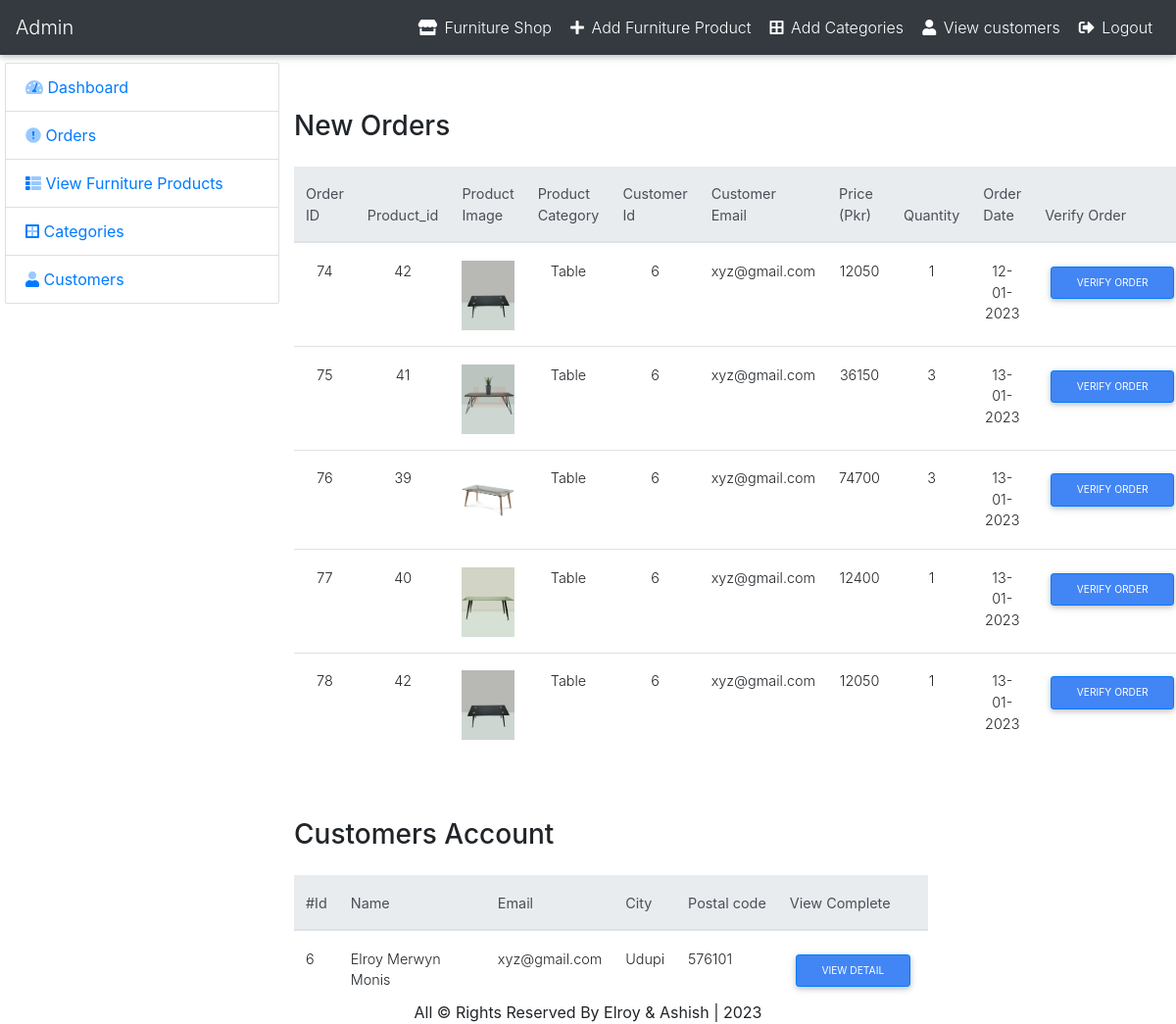
Screenshot of /admin/index.php (signed in) with the database file from the repository.
### tables this page shows
CREATE TABLE `customer_order` (
  `order_id` int NOT NULL,
  `customer_id` int NOT NULL,
  `customer_email` varchar(100) NOT NULL,
  `customer_fullname` varchar(100) NOT NULL,
  `customer_address` varchar(225) NOT NULL,
  `customer_city` varchar(50) NOT NULL,
  `customer_pcode` int NOT NULL,
  `customer_phonenumber` varchar(100) NOT NULL,
  `product_id` int NOT NULL,
  `product_amount` int NOT NULL,
  `products_qty` int NOT NULL,
  `order_date` varchar(100) NOT NULL
);

CREATE TABLE `furniture_product` (
  `pid` int NOT NULL,
  `title` varchar(80) NOT NULL,
  `category` int NOT NULL,
  `detail` text NOT NULL,
  `price` int NOT NULL,
  `size` varchar(40) NOT NULL,
  `image` varchar(200) NOT NULL,
  `date` varchar(100) NOT NULL,
  `status` varchar(50) NOT NULL
);

CREATE TABLE `categories` (
  `id` int NOT NULL,
  `category` varchar(100) NOT NULL,
  `fontawesome-icon` varchar(25) NOT NULL
);

CREATE TABLE `customer` (
  `cust_id` int NOT NULL,
  `cust_name` varchar(100) NOT NULL,
  `cust_email` varchar(100) NOT NULL,
  `cust_pass` varchar(100) NOT NULL,
  `cust_add` varchar(200) NOT NULL,
  `cust_city` varchar(50) NOT NULL,
  `cust_postalcode` varchar(50) NOT NULL,
  `cust_number` varchar(100) NOT NULL
);

### admin/index.php (the view, shortened to what this page needs)
<?php
include('include/header.php');
?>
  <div class="container-fluid mt-2">
      <div class="row">
        <div class="col-md-3 col-lg-3">
            <?php require_once('include/sidebar.php'); ?>
        </div>
        <div class="col-md-9 col-lg-9">
        <div class="row">
                <h3 class="mt-5">New Orders</h3>
            <table class="table table-responsive table-hover mt-3">
                      <thead class="thead-light">
                          <tr>
                              <th>Order ID</th>
                              <th>Product_id</th>
                              <th>Product Image</th>
                              <th>Product Category</th>
                              <th>Customer Id</th>
                              <th>Customer Email</th>
                              <th>Price (Pkr)</th>
                              <th>Quantity</th>
                              <th>Order Date</th>
                              <th>Verify Order</th>
                          </tr>
                      </thead>
                       <tbody class="text-center">
                          <?php
                                    $order_query = "SELECT * FROM customer_order  ORDER BY order_id LIMIT 5";
                                    $run = mysqli_query($con,$order_query);
                                    if(mysqli_num_rows($run) > 0){
                                        while($order_row = mysqli_fetch_array($run)){
                                            $order_id      = $order_row['order_id'];
                                            $cust_id       = $order_row['customer_id'];
                                            $cust_email    = $order_row['customer_email'];
                                            $order_pro_id  = $order_row['product_id'];
                                            $order_qty     = $order_row['products_qty'];
                                            $order_amount  = $order_row['product_amount'];
                                            $order_date    = $order_row['order_date'];
                                            $pr_query = "SELECT * FROM furniture_product fp INNER JOIN categories cat ON fp.category = cat.id WHERE pid = $order_pro_id ";
                                            $pr_run   = mysqli_query($con,$pr_query);
                                            if(mysqli_num_rows($pr_run) > 0){
                                                while($pr_row = mysqli_fetch_array($pr_run)){
                                                $image = $pr_row['image'];
                                                $category = $pr_row['category'];
                            ?>
                             <tr>
                                 <td>
                                 <?php echo $order_id;?>
                                 </td>
                                 <td>
                                     <?php echo $order_pro_id;?>
                                 </td>
                                 <td width="120px">
                                     <img src="img/<?php echo $image;?>" width="100%">
                                 </td>
                                 <td>
                                     <?php echo $category;?>
                                 </td>
                                 <td>
                                    <?php echo $cust_id;?>
                                 </td>
                                 <td>
                                    <?php echo $cust_email;?>
                                 </td>
                                 <td>
                                    <?php echo $order_amount;?>
                                 </td>
                                 <td><?php echo $order_qty;?></td>
                                <td><?php echo $order_date;?></td>
                                <td><a href="pending_furniture_pro.php"><button class="btn btn-primary btn-sm">Verify order</button></td>
                             </tr>
                           <?php
                                  }
                                }
                              }
                            }else {
                              echo "<tr><td colspan='12'><h2 class='text-center text-secondary'>You have not any pending order</h2></td></tr>";
                            }
                    ?>
                      </tbody>
                  </table>
                  <h3 class="mt-5">Customers Account</h3>
                  <table class="table table-responsive table-hover mt-3">
                      <thead class="thead-light">
                          <tr>
                              <th>#Id</th>
                              <th>Name</th>
                              <th>Email</th>
                              <th>City</th>
                              <th>Postal code</th>
                              <th>View Complete</th>
                          </tr>
                      </thead>
                        <tbody>
                          <?php
                            $query = "SELECT * FROM customer ORDER BY cust_id DESC LIMIT 5";
                            $run   = mysqli_query($con,$query);
                            if(mysqli_num_rows($run) > 0){
                              while($row = mysqli_fetch_array($run)){
                                $cust_id         = $row['cust_id'];
                                $cust_name       = $row['cust_name'];
                                $cust_email      = $row['cust_email'];
                                $cust_city       = $row['cust_city'];
                                $cust_postalcode = $row['cust_postalcode'];
                            ?>
                             <tr>
                                 <td >
                                     <?php echo $cust_id;?>
                                 </td>
                                 <td width="150px">
                                    <?php echo $cust_name;?>
                                 </td>
                                 <td>
                                    <?php echo $cust_email;?>
                                 </td>
                                 <td>
                                 <?php echo $cust_city ?>
                                 </td>
                                 <td><?php echo $cust_postalcode;?></td>
                                 <td><a href="customers.php"><button class="btn btn-primary btn-sm">View Detail</button></td>
                             </tr>
                           <?php
                               }
                            }else {
                              echo "<tr><td colspan='12'><h2 class='text-center text-secondary'>No Registered Customer Yet</h2></td></tr>";
                            }
                    ?>
                      </tbody>
                  </table>
        </div>
        </div>
  </div>
<?php include('include/footer.php');?>

### admin/include/header.php (shortened to what this page needs)
<!DOCTYPE html>
<html lang="en">
<head>
  <link href="css/mdb.min.css" rel="stylesheet">
  <link href="css/bootstrap.css" rel="stylesheet">
  <link href="css/all.min.css" rel="stylesheet">
  <link href="css/style.css" rel="stylesheet">
</head>
<body id="page-top">
<nav class="navbar navbar-expand-md bg-dark navbar-dark">
  <a class="navbar-brand" href="index.php">Admin</a>
  <div class="collapse navbar-collapse" id="collapsibleNavbar">
    <ul class="navbar-nav ml-auto">
      <li class="nav-item">
        <a class="nav-link" href="../index.php" target="_blank"><i class="fas fa-store"></i> Furniture Shop </a>
      </li>
       <li class="nav-item">
        <a class="nav-link" href="furniture_pro.php"><i class="fas fa-plus"></i> Add Furniture Product</a>
      </li>
      <li class="nav-item">
        <a class="nav-link" href="category.php"><i class="fas fa-border-all"></i> Add Categories</a>
      </li>
      <li class="nav-item">
        <a class="nav-link" href="customers.php"><i class="fas fa-user"></i> View customers</a>
      </li>
       <li class="nav-item">
        <a class="nav-link" href="logout.php"><i class="fas fa-sign-out-alt"></i> Logout</a>
      </li>
    </ul>
  </div>
</nav>

### admin/include/sidebar.php
   <div class="list-group mb-3 ">
    <li class="list-group-item "><a href="index.php" >
    <i class="fad fa-tachometer-alt"></i> Dashboard</a>
    </li>
    <li class="list-group-item">
       <a href="pending_furniture_pro.php"><i class="fad fa-exclamation-circle"></i> Orders</a>
    </li>
      <li class="list-group-item">
      <a href="furniture_pro_view.php"><i class="fad fa-th-list"></i> View Furniture Products</a>
      </li>
    <li class="list-group-item list-item-group-action"><a href="category.php">
    <i class="fad fa-border-all"></i> Categories</a>
    </li>
    <li class="list-group-item list-item-group-action"><a id="user" href="Customers.php">
    <i class="fad fa-user"></i> Customers</a>
    </li>
</div>

### admin/include/footer.php (shortened to what this page needs)
      <footer class="sticky-footer fixed-bottom">
        <div class="container my-auto">
          <div class="copyright text-center my-auto">
            <span>All &copy; Rights Reserved By Elroy & Ashish | <?php echo date('Y');?></span>
          </div>
        </div>
      </footer>
</body>
</html>

### admin/css/style.css (style rules this page uses)
* { margin: 0px; padding: 0px; }
.list-group { margin-left:-10px; }

### rows the page displays
customer_order: order_id "74", product "42", customer "6", customer_email "xyz@gmail.com", product_amount "12050", products_qty "1", order_date "12-01-2023"
furniture_product: image (picture), category.category "Table"
customer_order: order_id "75", product "41", customer "6", customer_email "xyz@gmail.com", product_amount "36150", products_qty "3", order_date "13-01-2023"
furniture_product: image (picture), category.category "Table"
customer_order: order_id "76", product "39", customer "6", customer_email "xyz@gmail.com", product_amount "74700", products_qty "3", order_date "13-01-2023"
furniture_product: image (picture), category.category "Table"
customer_order: order_id "77", product "40", customer "6", customer_email "xyz@gmail.com", product_amount "12400", products_qty "1", order_date "13-01-2023"
furniture_product: image (picture), category.category "Table"
customer_order: order_id "78", product "42", customer "6", customer_email "xyz@gmail.com", product_amount "12050", products_qty "1", order_date "13-01-2023"
customer: cust_id "6", cust_name "Elroy Merwyn Monis", cust_email "xyz@gmail.com", cust_city "Udupi", cust_postalcode "576101"
